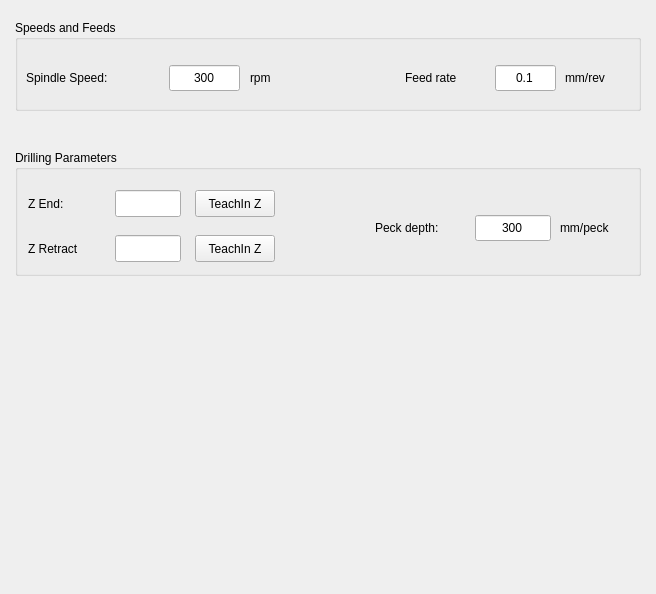
<?xml version="1.0" encoding="UTF-8"?>
<ui version="4.0">
 <class>Form</class>
 <widget class="QWidget" name="Form">
  <property name="geometry">
   <rect>
    <x>0</x>
    <y>0</y>
    <width>656</width>
    <height>594</height>
   </rect>
  </property>
  <property name="windowTitle">
   <string>Form</string>
  </property>
  <widget class="QGroupBox" name="groupBox">
   <property name="geometry">
    <rect>
     <x>15</x>
     <y>20</y>
     <width>626</width>
     <height>91</height>
    </rect>
   </property>
   <property name="title">
    <string>Speeds and Feeds</string>
   </property>
   <widget class="QLabel" name="label_48">
    <property name="geometry">
     <rect>
      <x>235</x>
      <y>45</y>
      <width>80</width>
      <height>26</height>
     </rect>
    </property>
    <property name="styleSheet">
     <string notr="true">font: 11pt &quot;Noto Sans&quot;;</string>
    </property>
    <property name="text">
     <string>rpm</string>
    </property>
   </widget>
   <widget class="VCPSettingsLineEdit" name="drillingRpm">
    <property name="geometry">
     <rect>
      <x>154</x>
      <y>45</y>
      <width>71</width>
      <height>26</height>
     </rect>
    </property>
    <property name="focusPolicy">
     <enum>Qt::NoFocus</enum>
    </property>
    <property name="styleSheet">
     <string notr="true">font: 11pt &quot;Noto Sans&quot;;</string>
    </property>
    <property name="text">
     <string>300</string>
    </property>
    <property name="alignment">
     <set>Qt::AlignCenter</set>
    </property>
    <property name="settingName" stdset="0">
     <string>smart_numpad.input-rpm-2</string>
    </property>
    <property name="textFormat" stdset="0">
     <string/>
    </property>
   </widget>
   <widget class="QLabel" name="label_45">
    <property name="geometry">
     <rect>
      <x>11</x>
      <y>45</y>
      <width>111</width>
      <height>26</height>
     </rect>
    </property>
    <property name="styleSheet">
     <string notr="true">font: 11pt &quot;Noto Sans&quot;;</string>
    </property>
    <property name="text">
     <string>Spindle Speed:</string>
    </property>
   </widget>
   <widget class="QLabel" name="label_47">
    <property name="geometry">
     <rect>
      <x>550</x>
      <y>45</y>
      <width>66</width>
      <height>26</height>
     </rect>
    </property>
    <property name="styleSheet">
     <string notr="true">font: 11pt &quot;Noto Sans&quot;;</string>
    </property>
    <property name="text">
     <string>mm/rev</string>
    </property>
   </widget>
   <widget class="QLabel" name="label_44">
    <property name="geometry">
     <rect>
      <x>390</x>
      <y>45</y>
      <width>81</width>
      <height>26</height>
     </rect>
    </property>
    <property name="styleSheet">
     <string notr="true">font: 11pt &quot;Noto Sans&quot;;</string>
    </property>
    <property name="text">
     <string>Feed rate</string>
    </property>
   </widget>
   <widget class="VCPSettingsLineEdit" name="drillingFeed">
    <property name="geometry">
     <rect>
      <x>480</x>
      <y>45</y>
      <width>61</width>
      <height>26</height>
     </rect>
    </property>
    <property name="focusPolicy">
     <enum>Qt::NoFocus</enum>
    </property>
    <property name="styleSheet">
     <string notr="true">font: 11pt &quot;Noto Sans&quot;;</string>
    </property>
    <property name="text">
     <string>0.1</string>
    </property>
    <property name="alignment">
     <set>Qt::AlignCenter</set>
    </property>
    <property name="settingName" stdset="0">
     <string>smart_numpad.quick-cycles-drill-feed</string>
    </property>
    <property name="textFormat" stdset="0">
     <string/>
    </property>
   </widget>
  </widget>
  <widget class="QGroupBox" name="groupBox_2">
   <property name="geometry">
    <rect>
     <x>15</x>
     <y>150</y>
     <width>626</width>
     <height>126</height>
    </rect>
   </property>
   <property name="title">
    <string>Drilling Parameters</string>
   </property>
   <widget class="QPushButton" name="drillingTeachEndBtn">
    <property name="geometry">
     <rect>
      <x>180</x>
      <y>40</y>
      <width>80</width>
      <height>27</height>
     </rect>
    </property>
    <property name="text">
     <string>TeachIn Z</string>
    </property>
   </widget>
   <widget class="TeachInLineEdit" name="drillingZEnd">
    <property name="geometry">
     <rect>
      <x>100</x>
      <y>40</y>
      <width>66</width>
      <height>27</height>
     </rect>
    </property>
    <property name="alignment">
     <set>Qt::AlignRight|Qt::AlignTrailing|Qt::AlignVCenter</set>
    </property>
    <property name="referenceType" stdset="0">
     <number>1</number>
    </property>
    <property name="axisNumber" stdset="0">
     <number>2</number>
    </property>
    <property name="inchFormat" stdset="0">
     <string>%9.4f</string>
    </property>
    <property name="millimeterFormat" stdset="0">
     <string>%10.3f</string>
    </property>
    <property name="degreeFormat" stdset="0">
     <string>%10.2f</string>
    </property>
    <property name="latheMode" stdset="0">
     <number>0</number>
    </property>
   </widget>
   <widget class="QLabel" name="label_41">
    <property name="geometry">
     <rect>
      <x>13</x>
      <y>40</y>
      <width>76</width>
      <height>27</height>
     </rect>
    </property>
    <property name="styleSheet">
     <string notr="true">font: 11pt &quot;Noto Sans&quot;;</string>
    </property>
    <property name="text">
     <string>Z End:</string>
    </property>
   </widget>
   <widget class="QPushButton" name="drillingTeachRetractBtn">
    <property name="geometry">
     <rect>
      <x>180</x>
      <y>85</y>
      <width>80</width>
      <height>27</height>
     </rect>
    </property>
    <property name="text">
     <string>TeachIn Z</string>
    </property>
   </widget>
   <widget class="QLabel" name="label_42">
    <property name="geometry">
     <rect>
      <x>13</x>
      <y>85</y>
      <width>81</width>
      <height>27</height>
     </rect>
    </property>
    <property name="styleSheet">
     <string notr="true">font: 11pt &quot;Noto Sans&quot;;</string>
    </property>
    <property name="text">
     <string>Z Retract</string>
    </property>
   </widget>
   <widget class="TeachInLineEdit" name="drillingZRetract">
    <property name="geometry">
     <rect>
      <x>100</x>
      <y>85</y>
      <width>66</width>
      <height>27</height>
     </rect>
    </property>
    <property name="alignment">
     <set>Qt::AlignRight|Qt::AlignTrailing|Qt::AlignVCenter</set>
    </property>
    <property name="referenceType" stdset="0">
     <number>1</number>
    </property>
    <property name="axisNumber" stdset="0">
     <number>2</number>
    </property>
    <property name="inchFormat" stdset="0">
     <string>%9.4f</string>
    </property>
    <property name="millimeterFormat" stdset="0">
     <string>%10.3f</string>
    </property>
    <property name="degreeFormat" stdset="0">
     <string>%10.2f</string>
    </property>
    <property name="latheMode" stdset="0">
     <number>0</number>
    </property>
   </widget>
   <widget class="QLabel" name="label_46">
    <property name="geometry">
     <rect>
      <x>545</x>
      <y>65</y>
      <width>70</width>
      <height>26</height>
     </rect>
    </property>
    <property name="styleSheet">
     <string notr="true">font: 11pt &quot;Noto Sans&quot;;</string>
    </property>
    <property name="text">
     <string>mm/peck</string>
    </property>
   </widget>
   <widget class="QLabel" name="label_17">
    <property name="geometry">
     <rect>
      <x>360</x>
      <y>65</y>
      <width>89</width>
      <height>26</height>
     </rect>
    </property>
    <property name="styleSheet">
     <string notr="true">font: 11pt &quot;Noto Sans&quot;;</string>
    </property>
    <property name="text">
     <string>Peck depth:</string>
    </property>
   </widget>
   <widget class="VCPSettingsLineEdit" name="drillingPeckDepth">
    <property name="geometry">
     <rect>
      <x>460</x>
      <y>65</y>
      <width>76</width>
      <height>26</height>
     </rect>
    </property>
    <property name="focusPolicy">
     <enum>Qt::NoFocus</enum>
    </property>
    <property name="styleSheet">
     <string notr="true">font: 11pt &quot;Noto Sans&quot;;</string>
    </property>
    <property name="text">
     <string>300</string>
    </property>
    <property name="alignment">
     <set>Qt::AlignCenter</set>
    </property>
    <property name="settingName" stdset="0">
     <string>smart_numpad.quick-cycles-peck-depth</string>
    </property>
    <property name="textFormat" stdset="0">
     <string/>
    </property>
   </widget>
  </widget>
 </widget>
 <customwidgets>
  <customwidget>
   <class>VCPSettingsLineEdit</class>
   <extends>QLineEdit</extends>
   <header>qtpyvcp.widgets.input_widgets.setting_slider</header>
  </customwidget>
  <customwidget>
   <class>TeachInLineEdit</class>
   <extends>QLineEdit</extends>
   <header>qtpyvcp.widgets.input_widgets.teachin_line_edit</header>
  </customwidget>
 </customwidgets>
 <resources/>
 <connections/>
</ui>
